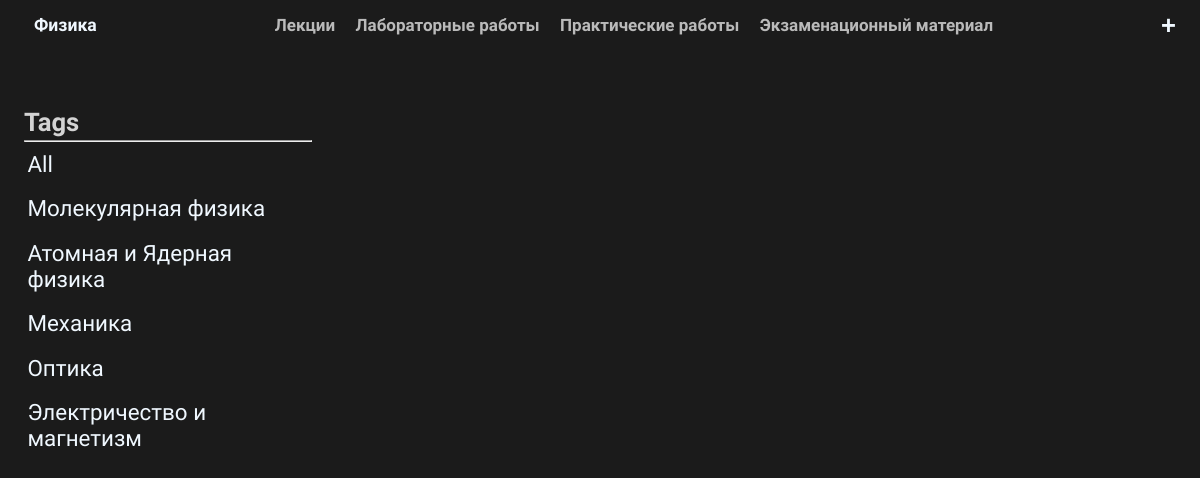
The page /lections/?q=Механика on the database its author committed.
### base/models.py (models this page shows)
class Tag(models.Model):
  name = models.CharField(max_length=200)
  def __str__(self):
      return self.name

### base/views.py (the view)
# urls.py: path('lections/', views.lections, name='lections'),
def lections(request):
  q = request.GET.get('q') if request.GET.get('q') != None else ''
  articles = Article.objects.filter(
      Q(tag__name__icontains=q) |
      Q(title__icontains=q)
  )
  tags = Tag.objects.all()
  context = {'articles': articles, 'tags': tags}
  return render(request, 'base/lections.html', context)

### base/templates/base/lections.html (shortened to what this page needs)
{% extends 'main.html' %}
{% block content %}
<article class="lections">
    <div class="lections__tags">
        <h2>Tags</h2>
        <hr>
        <a href = "{% url 'base:lections' %}" class='lection__tag'>All</a>
        {% for tag in tags %}
            <a class='lection__tag' href="{% url 'base:lections' %}?q={{tag}}">{{tag}}</a>
        {% endfor %}
    </div>
    <div class="lections__posts">
    </div>
</article>
{% endblock content %}

### templates/main.html (style rules this page uses)
* { box-sizing: border-box; margin: 0; padding: 0; text-decoration: none; transition: all .4s linear; list-style-type: none; }
body { background-color: rgb(27 27 27); color: lightgray; font-size: 1.1rem; overflow-x: hidden; font-family: 'Fira Sans Condensed', sans-serif; }
a { color: aliceblue; }
h2 { font-size: 1.6rem; margin: 1% 0; }
.lection__tag { font-size: 1.4rem; margin: 2% 0; padding: 1.2%; }
.lections__tags { display: flex; flex-direction: column; }
article { display: grid; grid-template-columns: 1fr 3fr; padding: 0 2%; margin: 7% 0; width: 100%; }
.lections__posts { padding: 0 2%; }

### rows shown on the page
Tag: name "Молекулярная физика"
Tag: name "Атомная и Ядерная физика"
Tag: name "Механика"
Tag: name "Оптика"
Tag: name "Электричество и магнетизм"
